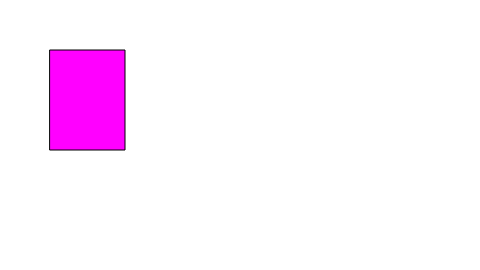
Frame 1 (no input)
Frame 60 (no input): identical to frame 1, image omitted
Frame 120 (the mouse pressed at the canvas centre since frame 60): identical to frame 1, image omitted

The p5.js sketch that drew this single still picture (run headless with seeded random() and noise() and a simulated clock; from frame 60 on, the mouse is pressed at the canvas centre):

// p5.js sketch
// ── sketch.js
// Learning Processing
// Daniel Shiffman
// http://www.learningprocessing.com

// Example 1-1: stroke and fill

function setup() {
  createCanvas(480, 270); //schermpje maken 
  stroke(0);  //lijnkleur
  fill(255,0,255); //vulkleur
}

function draw() {
  background(255);
  rect(50,50,75,100);
}
// ── sketch2.js
// Learning Processing
// Daniel Shiffman
// http://www.learningprocessing.com

// Example 1-1: stroke and fill

function setup() {
  createCanvas(600, 400);
  stroke(255,0,0); 
  fill(150);
  strokeWeight(5);
}

function draw() {
  background(100);
  fill(0,255,0);
  rect(50,50,75,100);
  fill(0,0,255);
  ellipse(50,50,75,75);
}

function windowResized() {
  resizeCanvas(windowWidth, windowHeight);
}
